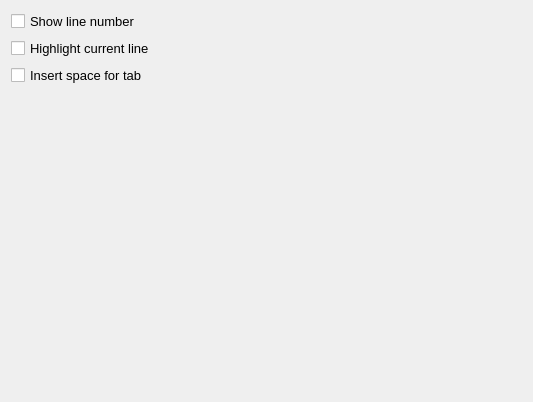
<?xml version="1.0" encoding="UTF-8"?>
<ui version="4.0">
 <class>SettingEditorsSection</class>
 <widget class="QWidget" name="SettingEditorsSection">
  <property name="geometry">
   <rect>
    <x>0</x>
    <y>0</y>
    <width>533</width>
    <height>402</height>
   </rect>
  </property>
  <property name="windowTitle">
   <string>Form</string>
  </property>
  <layout class="QGridLayout" name="gridLayout">
   <item row="1" column="0">
    <widget class="QCheckBox" name="highlightCurrentLine">
     <property name="font">
      <font>
       <pointsize>10</pointsize>
      </font>
     </property>
     <property name="text">
      <string>Highlight current line</string>
     </property>
    </widget>
   </item>
   <item row="0" column="0">
    <widget class="QCheckBox" name="showLineNumber">
     <property name="font">
      <font>
       <pointsize>10</pointsize>
      </font>
     </property>
     <property name="text">
      <string>Show line number</string>
     </property>
    </widget>
   </item>
   <item row="3" column="0">
    <spacer name="verticalSpacer">
     <property name="orientation">
      <enum>Qt::Vertical</enum>
     </property>
     <property name="sizeHint" stdset="0">
      <size>
       <width>20</width>
       <height>40</height>
      </size>
     </property>
    </spacer>
   </item>
   <item row="2" column="0">
    <widget class="QCheckBox" name="insertSpaceForTab">
     <property name="font">
      <font>
       <pointsize>10</pointsize>
      </font>
     </property>
     <property name="text">
      <string>Insert space for tab</string>
     </property>
    </widget>
   </item>
  </layout>
 </widget>
 <resources/>
 <connections/>
</ui>
